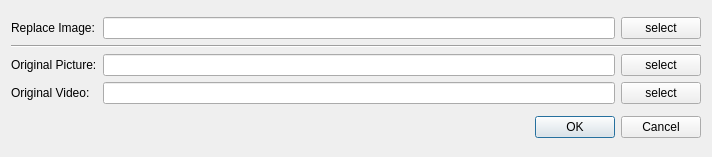
<?xml version="1.0" encoding="UTF-8"?>
<ui version="4.0">
 <class>LoadDialog</class>
 <widget class="QDialog" name="LoadDialog">
  <property name="geometry">
   <rect>
    <x>0</x>
    <y>0</y>
    <width>712</width>
    <height>157</height>
   </rect>
  </property>
  <property name="sizePolicy">
   <sizepolicy hsizetype="Preferred" vsizetype="Preferred">
    <horstretch>0</horstretch>
    <verstretch>0</verstretch>
   </sizepolicy>
  </property>
  <property name="windowTitle">
   <string>Dialog</string>
  </property>
  <layout class="QGridLayout" name="gridLayout_2">
   <item row="1" column="0">
    <widget class="QDialogButtonBox" name="buttonBox">
     <property name="orientation">
      <enum>Qt::Horizontal</enum>
     </property>
     <property name="standardButtons">
      <set>QDialogButtonBox::Cancel|QDialogButtonBox::Ok</set>
     </property>
    </widget>
   </item>
   <item row="0" column="0">
    <layout class="QVBoxLayout" name="verticalLayout">
     <item>
      <layout class="QGridLayout" name="gridLayout">
       <item row="3" column="2">
        <widget class="QPushButton" name="select_original_video_button">
         <property name="text">
          <string>select</string>
         </property>
        </widget>
       </item>
       <item row="2" column="1">
        <widget class="QLineEdit" name="original_picture_line_edit">
         <property name="text">
          <string/>
         </property>
        </widget>
       </item>
       <item row="0" column="1">
        <widget class="QLineEdit" name="replace_image_line_edit"/>
       </item>
       <item row="2" column="2">
        <widget class="QPushButton" name="select_original_picture_button">
         <property name="text">
          <string>select</string>
         </property>
        </widget>
       </item>
       <item row="2" column="0">
        <widget class="QLabel" name="label_2">
         <property name="text">
          <string>Original Picture:</string>
         </property>
        </widget>
       </item>
       <item row="0" column="2">
        <widget class="QPushButton" name="select_replace_image_button">
         <property name="text">
          <string>select</string>
         </property>
        </widget>
       </item>
       <item row="3" column="1">
        <widget class="QLineEdit" name="original_video_line_edit"/>
       </item>
       <item row="1" column="0" colspan="3">
        <widget class="Line" name="line_2">
         <property name="orientation">
          <enum>Qt::Horizontal</enum>
         </property>
        </widget>
       </item>
       <item row="3" column="0">
        <widget class="QLabel" name="label_8">
         <property name="text">
          <string>Original Video:</string>
         </property>
        </widget>
       </item>
       <item row="0" column="0">
        <widget class="QLabel" name="label_5">
         <property name="text">
          <string>Replace Image:</string>
         </property>
        </widget>
       </item>
      </layout>
     </item>
    </layout>
   </item>
  </layout>
 </widget>
 <resources/>
 <connections>
  <connection>
   <sender>buttonBox</sender>
   <signal>accepted()</signal>
   <receiver>LoadDialog</receiver>
   <slot>accept()</slot>
   <hints>
    <hint type="sourcelabel">
     <x>248</x>
     <y>254</y>
    </hint>
    <hint type="destinationlabel">
     <x>157</x>
     <y>274</y>
    </hint>
   </hints>
  </connection>
  <connection>
   <sender>buttonBox</sender>
   <signal>rejected()</signal>
   <receiver>LoadDialog</receiver>
   <slot>reject()</slot>
   <hints>
    <hint type="sourcelabel">
     <x>316</x>
     <y>260</y>
    </hint>
    <hint type="destinationlabel">
     <x>286</x>
     <y>274</y>
    </hint>
   </hints>
  </connection>
 </connections>
</ui>
